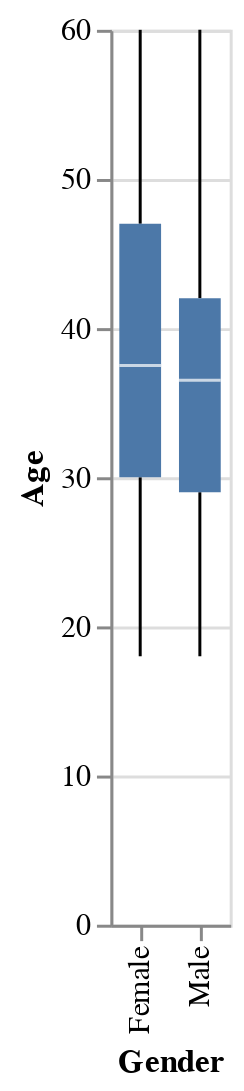

The notebook cell saved with this chart:
### Code cell
# prompt: Using dataframe dataset: boxplot

import altair as alt
chart = alt.Chart(dataset).mark_boxplot().encode(x='Gender', y='Age')
chart

### Figure 1 — Vega-Lite specification as saved in the notebook (floating-point values rounded to 4 significant figures; data arrays with more than 128 entries replaced by an {"elided": "..."} marker saying what was removed)
{"config": {"view": {"continuousWidth": 400, "continuousHeight": 300}}, "data": {"name": "data-f8e4b60a2b8616fa74f5bdb37cf65acd"}, "mark": "boxplot", "encoding": {"x": {"field": "Gender", "type": "nominal"}, "y": {"field": "Age", "type": "quantitative"}}, "$schema": "https://vega.github.io/schema/vega-lite/v4.17.0.json", "datasets": {"data-f8e4b60a2b8616fa74f5bdb37cf65acd": {"elided": "400 records"}}}
